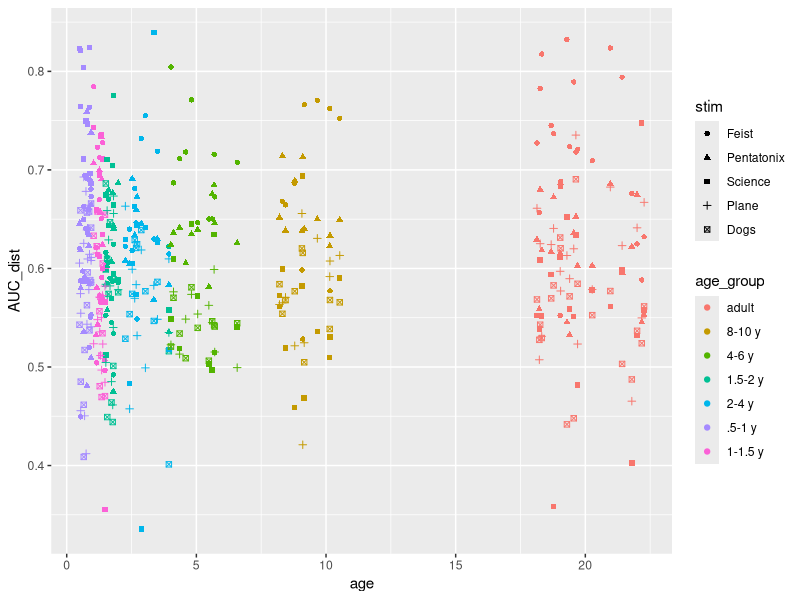
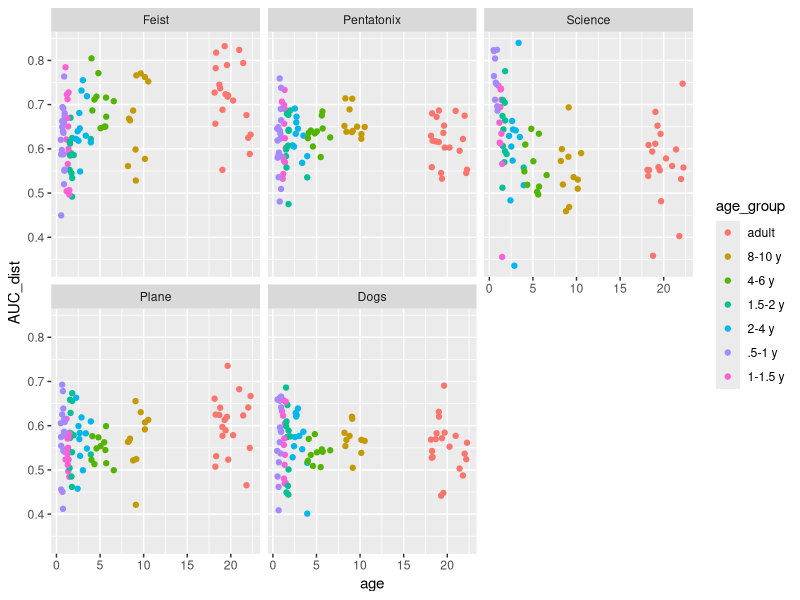
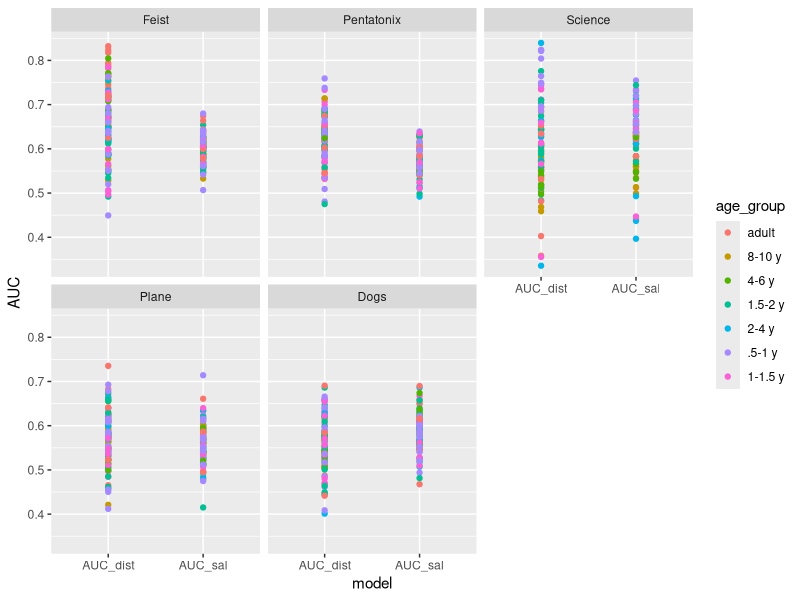
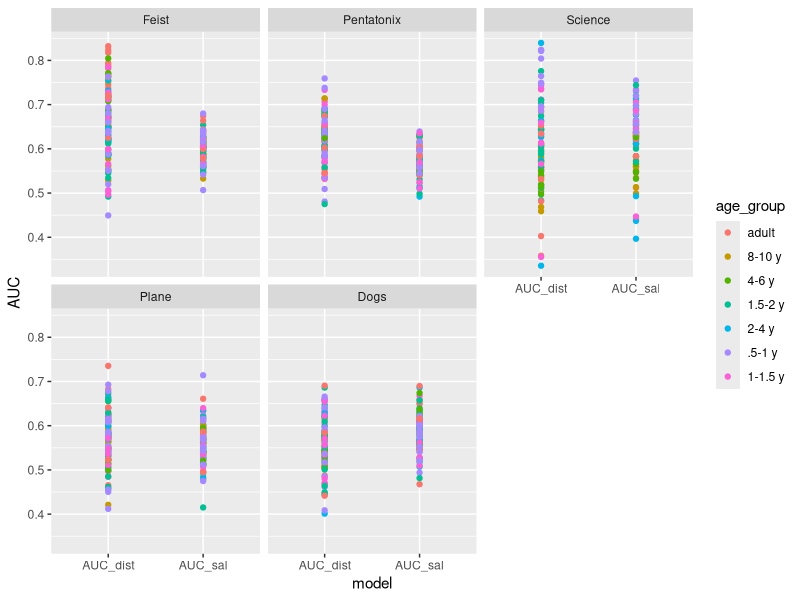
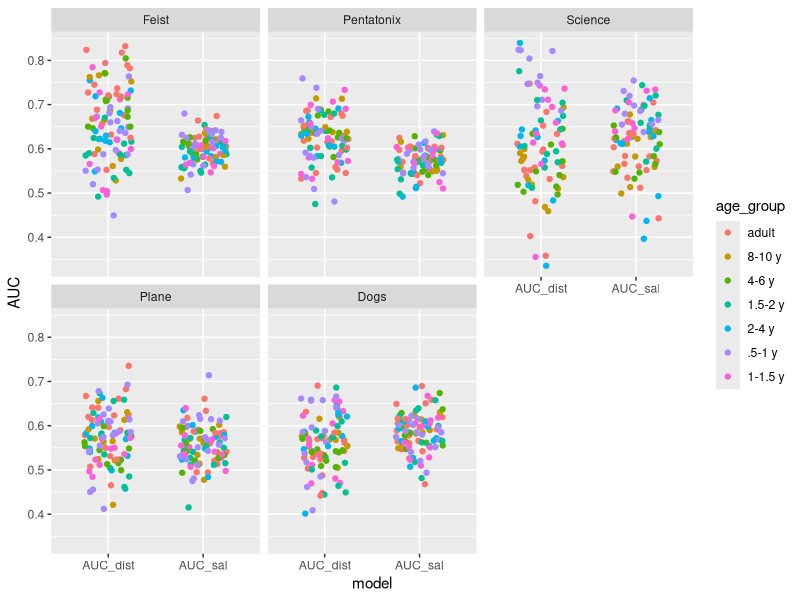
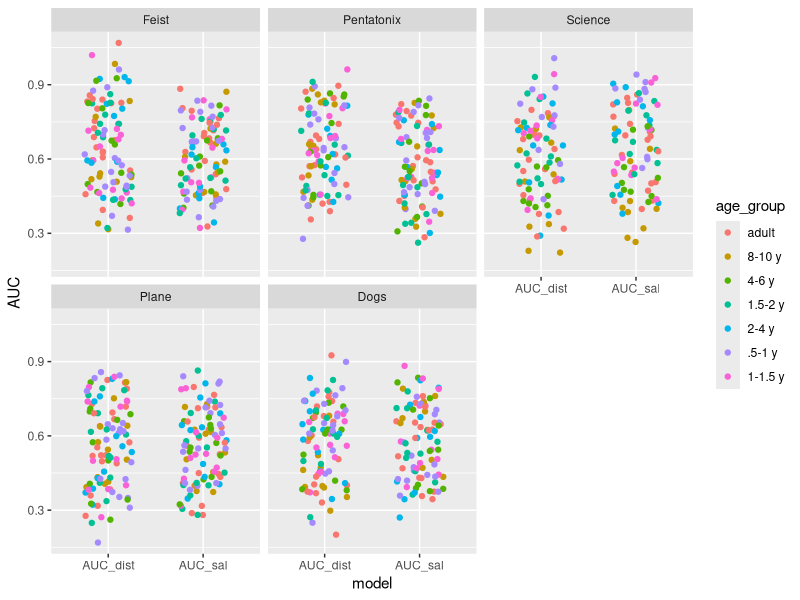
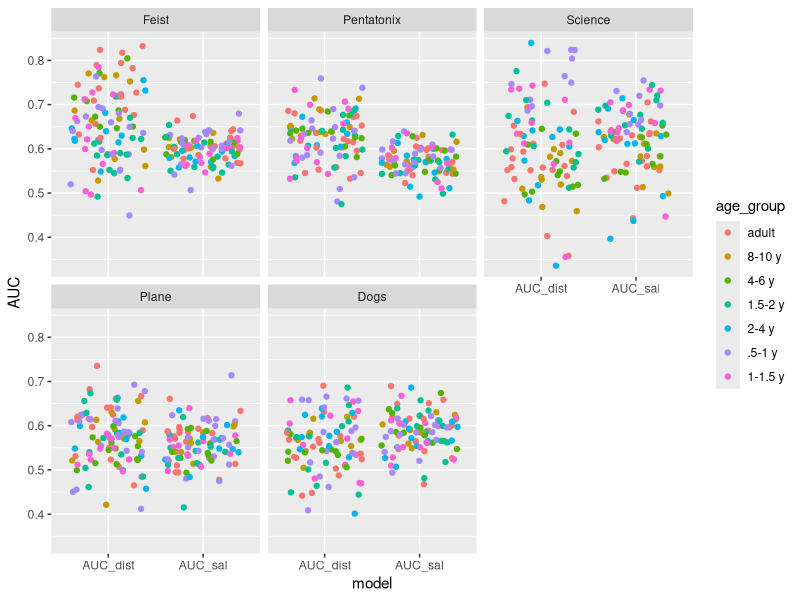
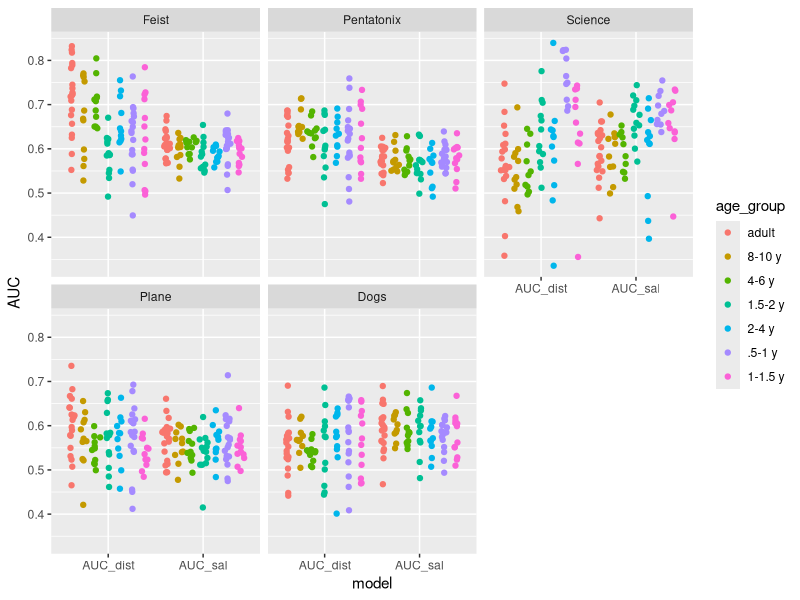

Generate these figures, in order, with R:
## ---- chunk 1
library(tidyverse)
library(knitr)
library(here)
ds  <-  read_csv(here("data_cleaned","cleaned.csv"))
ds <- ds %>% mutate(across(all_of(c("stim", "age_group", "watched")), as_factor))
ds$age <- ds$age / 365.25
## ---- chunk 2
ds %>% 
  ggplot(aes(x = age, y = AUC_dist, shape = stim, color = age_group)) + 
  geom_point()
## ---- chunk 3
ds %>% ggplot(aes(x = age, y = AUC_dist, color = age_group)) + 
  geom_point() + 
  facet_wrap("stim")
## ---- chunk 4
ds_long <- pivot_longer(ds, cols=c("AUC_sal", "AUC_dist"), names_to = "model", values_to = "AUC")
ds_long %>% 
  ggplot(aes(x = model, y = AUC, color = age_group)) + 
  geom_point() + 
  facet_wrap("stim")
## ---- chunk 5
library(ggforce)
ds_long %>% 
  ggplot(aes(x = model, y = AUC, color = age_group)) + 
  geom_jitter(width = 0, height=0) + 
  facet_wrap("stim")

ds_long %>% 
  ggplot(aes(x = model, y = AUC, color = age_group)) + 
  geom_jitter(width = 0.25, height=0) + 
  facet_wrap("stim")

ds_long %>% 
  ggplot(aes(x = model, y = AUC, color = age_group)) + 
  geom_jitter(width = 0.25, height=0.25) + 
  facet_wrap("stim")

ds_long %>% 
  ggplot(aes(x = model, y = AUC, color = age_group)) + 
  geom_jitter() + 
  facet_wrap("stim")

# If omitted, defaults to 40% of the resolution of the data: this means the jitter 
#values will occupy 80% of the implied bins. 

ds_long %>% 
  ggplot(aes(x = model, y = AUC, color = age_group)) + 
  geom_sina() + 
  facet_wrap("stim")
 #width of the jitter is controlled by the density distribution of the data within 
# each class.

## ---- chunk 6
ds_long_summary <- ds_long %>% 
  group_by(model, stim) %>% 
  summarize(mean_auc = mean(AUC, na.rm = T)) %>% 
  ungroup()

ggplot() + 
  geom_sina(data = ds_long, aes(x = model, y = AUC), color = "gray", alpha = .7) + 
  geom_point(data = ds_long_summary, aes(x = model, y = mean_auc), shape = "—", size = 10) +
  facet_wrap("stim") + theme_minimal()
## ---- chunk 7
ds_long_error_bar <- ds_long %>% 
  group_by(model, stim) %>% 
  summarize(
    mean_auc = mean(AUC, na.rm = T), 
    sd_auc = sd(AUC, na.rm = T), 
    se_auc = sd_auc/sqrt(n()),
    ymin = mean_auc - se_auc,
    ymax = mean_auc + se_auc) %>% ungroup()

ggplot(data = ds_long_error_bar, aes(x = stim, y = mean_auc, ymin = ymin, ymax = ymax, color = model)) + 
  geom_errorbar(size = 1.25) +
  geom_point(size = 5)+
  theme_minimal()
## ---- chunk 8
ggplot(data = ds_long_error_bar, aes(x = stim, y = mean_auc, ymin = ymin, ymax = ymax, color = model)) + 
  geom_errorbar(size = 1.25, position = position_dodge(.2)) +
  geom_point(size = 5, position = position_dodge(.2)) +
  theme_minimal()
## ---- chunk 9
ds_long %>% drop_na(AUC) %>% ggplot(aes(x = stim, y = AUC, color = model)) + 
  stat_summary(fun.data = mean_se, geom = "pointrange", size = 1.25, position = position_dodge(.2)) +
  theme_minimal()

ds_long %>% drop_na(AUC) %>% ggplot(aes(x = stim, y = AUC, color = model)) + 
  stat_summary(fun.data = mean_se, geom = "point", size = 5, position = position_dodge(.2)) +
  stat_summary(fun.data = mean_se, geom = "errorbar", size = 1.25, position = position_dodge(.2)) +
  theme_minimal()
## ---- chunk 10
ds_long %>% drop_na(AUC) %>% ggplot(aes(x = stim, y = AUC, fill = model)) + 
  geom_sina(alpha = .6, shape = 21, color = "white") + 
  stat_summary(fun.data = "mean_se", geom = "pointrange", size = .75, color = "black", shape = 23, position = position_dodge(.9)) +
  theme_minimal()

# shape 23 = type of shape we want to use
# https://www.sthda.com/english/wiki/ggplot2-point-shapes
